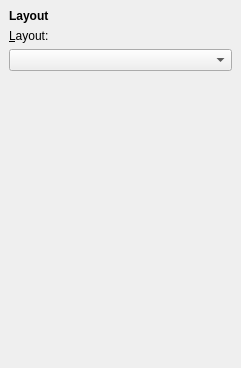
<ui version="4.0" >
 <class>edit_layout</class>
 <widget class="QWidget" name="edit_layout" >
  <property name="geometry" >
   <rect>
    <x>0</x>
    <y>0</y>
    <width>241</width>
    <height>368</height>
   </rect>
  </property>
  <property name="windowTitle" >
   <string>Form</string>
  </property>
  <layout class="QVBoxLayout" >
   <property name="spacing" >
    <number>6</number>
   </property>
   <property name="leftMargin" >
    <number>9</number>
   </property>
   <property name="topMargin" >
    <number>9</number>
   </property>
   <property name="rightMargin" >
    <number>9</number>
   </property>
   <property name="bottomMargin" >
    <number>9</number>
   </property>
   <item>
    <widget class="QLabel" name="label_9" >
     <property name="text" >
      <string>&lt;b>Layout&lt;/b></string>
     </property>
    </widget>
   </item>
   <item>
    <widget class="QLabel" name="label" >
     <property name="sizePolicy" >
      <sizepolicy vsizetype="Preferred" hsizetype="Maximum" >
       <horstretch>0</horstretch>
       <verstretch>0</verstretch>
      </sizepolicy>
     </property>
     <property name="text" >
      <string>&amp;Layout:</string>
     </property>
     <property name="buddy" >
      <cstring>layout</cstring>
     </property>
    </widget>
   </item>
   <item>
    <widget class="QComboBox" name="layout" />
   </item>
   <item>
    <spacer>
     <property name="orientation" >
      <enum>Qt::Vertical</enum>
     </property>
     <property name="sizeHint" >
      <size>
       <width>180</width>
       <height>241</height>
      </size>
     </property>
    </spacer>
   </item>
  </layout>
 </widget>
 <resources/>
 <connections/>
</ui>
